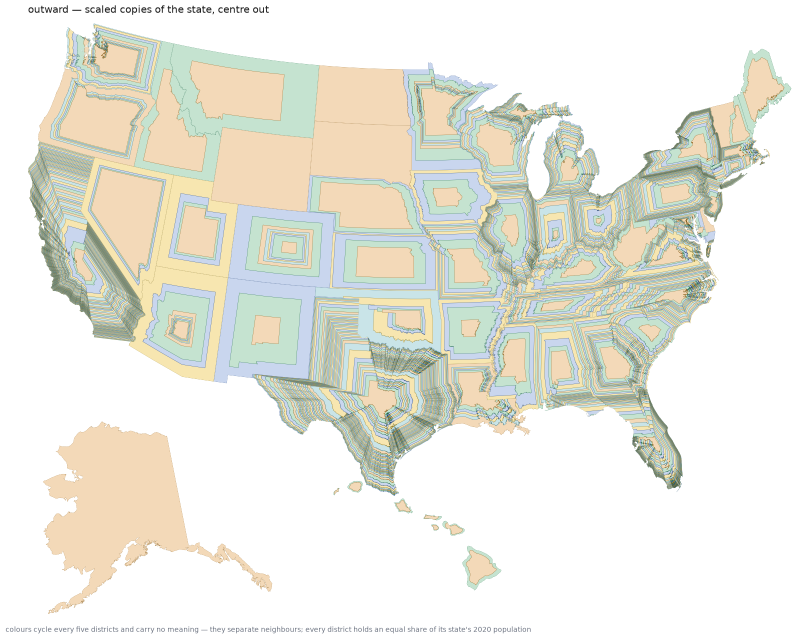
#> input picture docs/national_outward_5c.png, 1594 x 1278 px (shown at 1/2 size)
$ python make_social_card.py
#> lines starting #> are read from the running program, lines starting #| are printed output that depends on the picture
#!/usr/bin/env python3
"""
Build the 1200x630 link-preview card from the national five-colour figure.

Social cards are cropped hard by every platform, so this does not reuse a
figure directly: it lifts just the map out of docs/national_outward_5c.png
(dropping matplotlib's title and subtitle), fits it to the card, and sets the
page's own title over it.

    python scripts/make_social_card.py
"""

from pathlib import Path

from PIL import Image, ImageDraw, ImageFont

ROOT = Path(__file__).resolve().parent.parent
SRC = ROOT / "docs" / "national_outward_5c.png"
OUT = ROOT / "docs" / "social-card.png"

W, H = 1200, 630
TITLE = "Congressional districts as nested silhouettes"
SUB = "435 districts, each the shape of its own state, each an equal share of the 2020 population"

FONTS = Path("C:/Windows/Fonts")


def font(name, size):
    try:
        return ImageFont.truetype(str(FONTS / name), size)
    except OSError:
        return ImageFont.load_default()


def main():
    src = Image.open(SRC).convert("RGB")

    # Drop the figure's own title and caption, then trim to the ink.
    body = src.crop((0, 60, src.width, src.height - 70))
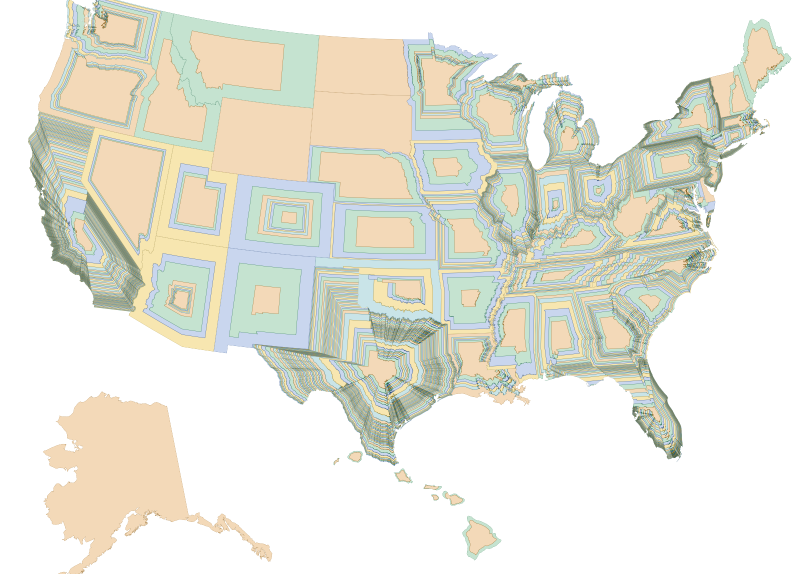
#> body: PIL image 1594x1148 RGB (shown at 1/2 size); mean R, G, B 232.1, 231.9, 221.1
    mask = Image.eval(body.convert("L"), lambda v: 255 - v)
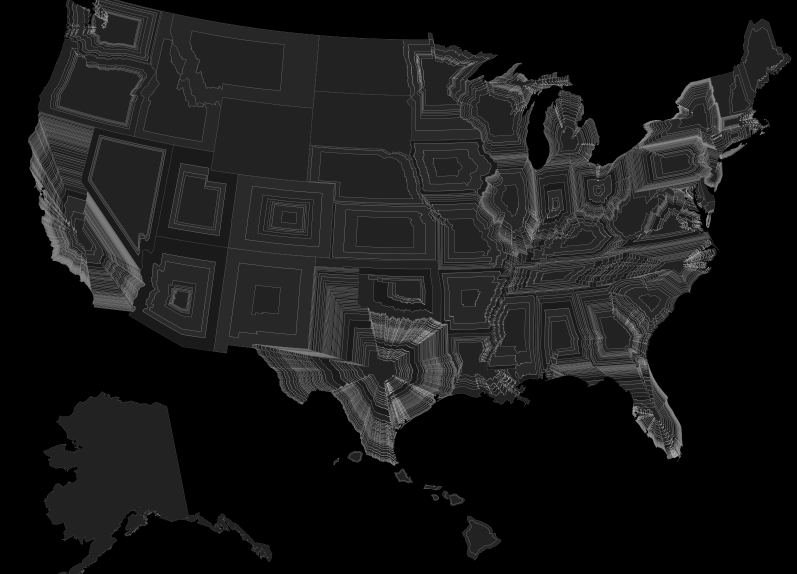
#> mask: PIL image 1594x1148 L (shown at 1/2 size); min 0, max 192, mean 24.3
    box = mask.getbbox()
#> box = (56, 0, 1583, 1148)
    if box:
        body = body.crop(box)
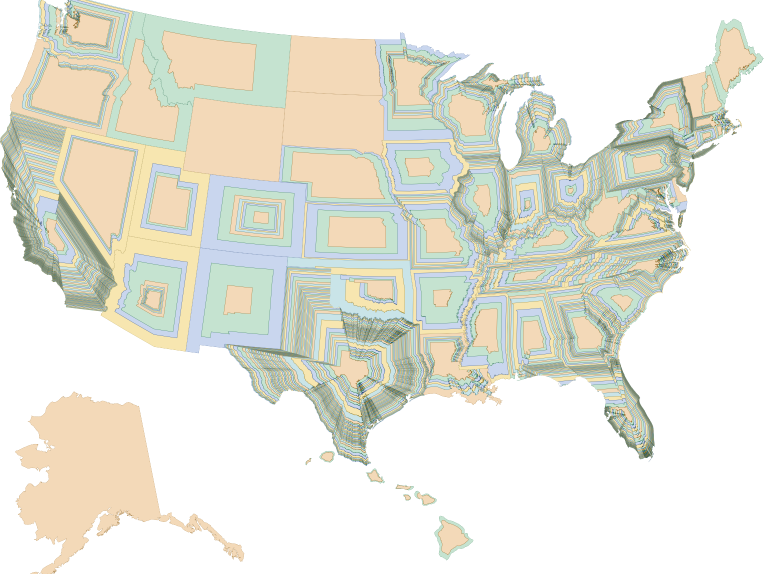
#> body: PIL image 1527x1148 RGB (shown at 1/2 size); mean R, G, B 231.1, 230.9, 219.6

    card = Image.new("RGB", (W, H), "#ffffff")
#> card: PIL image 1200x630 RGB; every value is 255
    d = ImageDraw.Draw(card)

    top = 120
    avail_w, avail_h = W - 96, H - top - 28
    k = min(avail_w / body.width, avail_h / body.height)
#> k = 0.42
    body = body.resize((int(body.width * k), int(body.height * k)), Image.LANCZOS)
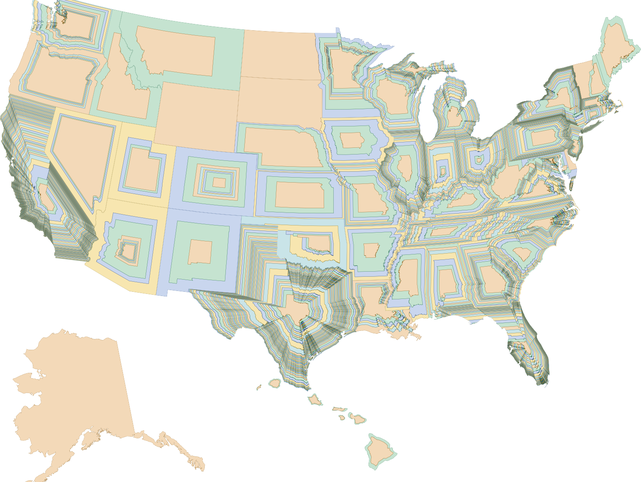
#> body: PIL image 641x482 RGB; mean R, G, B 231, 230.9, 219.6
    card.paste(body, ((W - body.width) // 2, top + (avail_h - body.height) // 2))
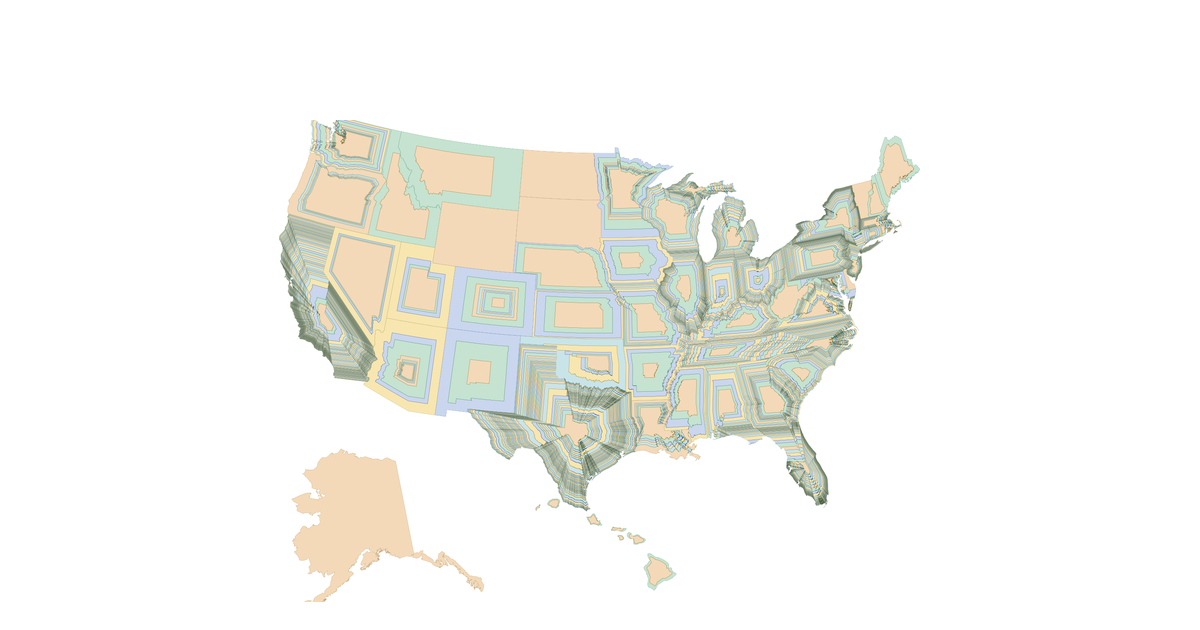
#> card: PIL image 1200x630 RGB; mean R, G, B 245.2, 245.1, 240.5

    d.text((48, 40), TITLE, font=font("segoeuib.ttf", 40), fill="#1a1a1a")
    d.text((48, 90), SUB, font=font("segoeui.ttf", 20), fill="#6b7280")

    card.save(OUT, optimize=True)
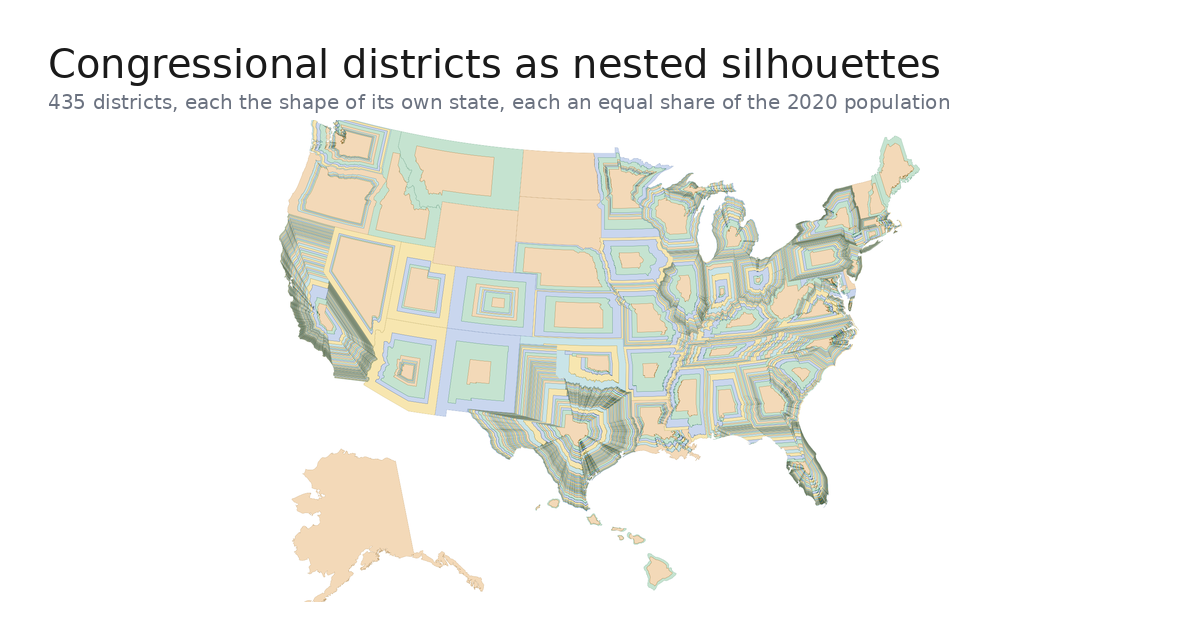
#> saved as social-card.png: PIL image 1200x630 RGB; mean R, G, B 242.3, 242.3, 237.7
    print(f"  wrote {OUT.relative_to(ROOT)} {card.size} {OUT.stat().st_size // 1024} KB")
#|   wrote docs/social-card.png (1200, 630) 303 KB


if __name__ == "__main__":
    main()

$ run again, with docs/four_models.png copied over docs/national_outward_5c.png
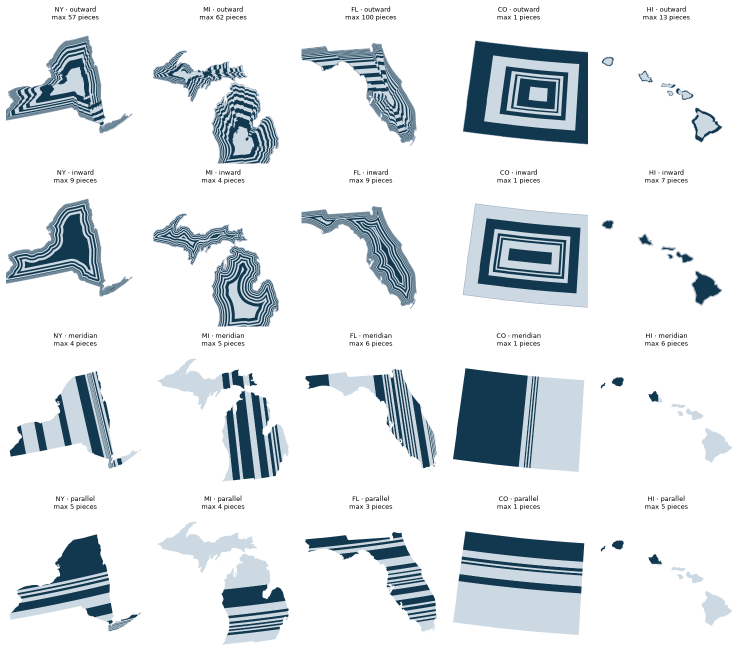
#> input picture docs/four_models.png, 1483 x 1317 px (shown at 1/2 size)
#> in main, `mask = Image.eval(body.convert("L"), lambda v: 255 - v)`:
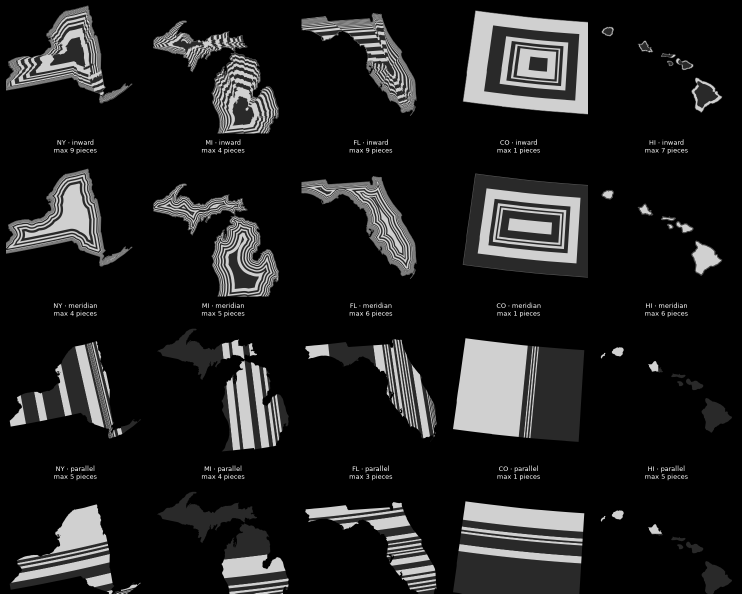
#> mask: PIL image 1483x1187 L (shown at 1/2 size); min 0, max 255, mean 29.7
#> box = (12, 10, 1465, 1187)
#> in main, `card.save(OUT, optimize=True)`:
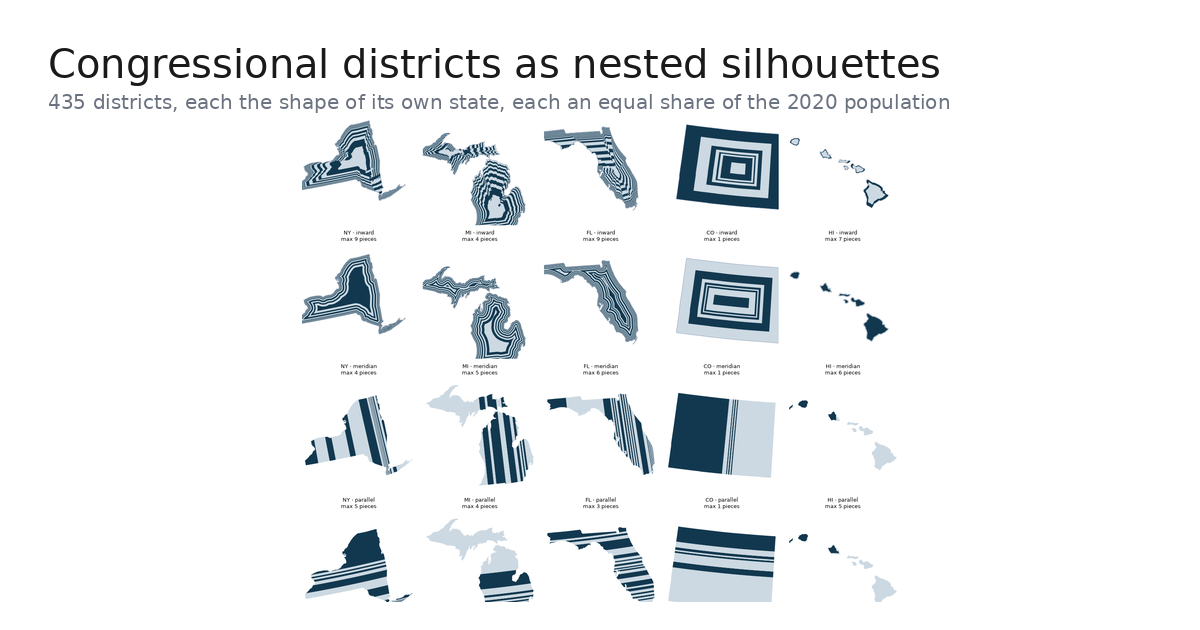
#> saved as social-card.png: PIL image 1200x630 RGB; mean R, G, B 238.7, 241, 242.6
#|   wrote docs/social-card.png (1200, 630) 303 KB

$ run again, with docs/grid.png copied over docs/national_outward_5c.png
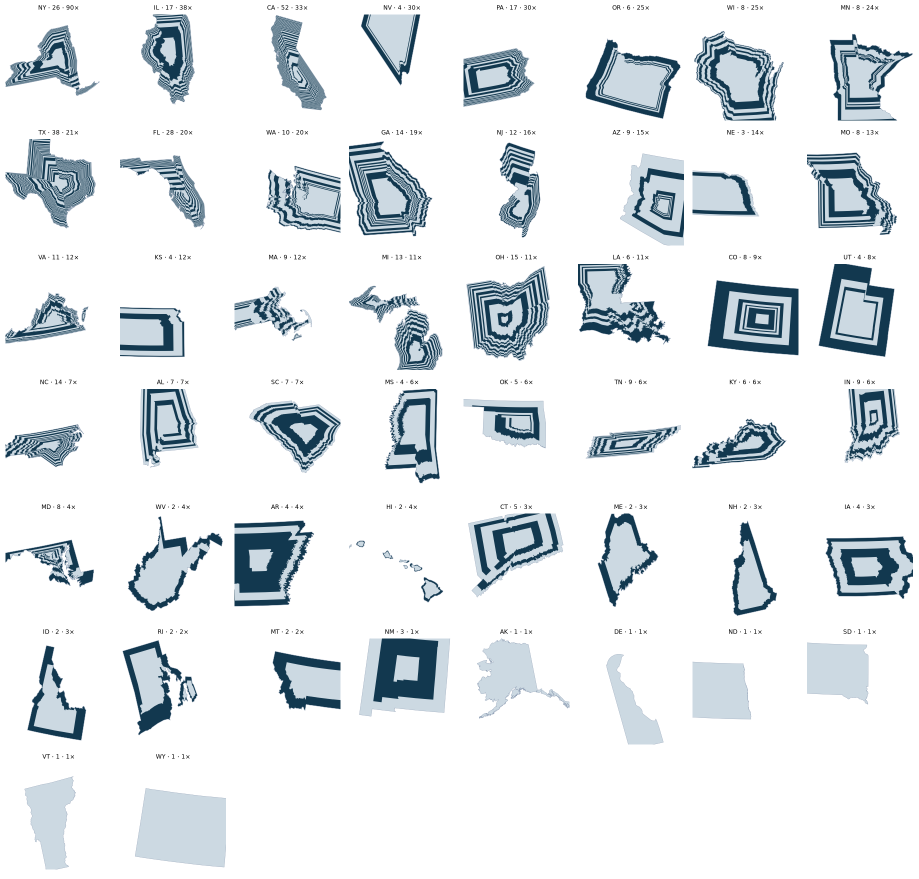
#> input picture docs/grid.png, 1837 x 1758 px (shown at 1/2 size)
#> in main, `mask = Image.eval(body.convert("L"), lambda v: 255 - v)`:
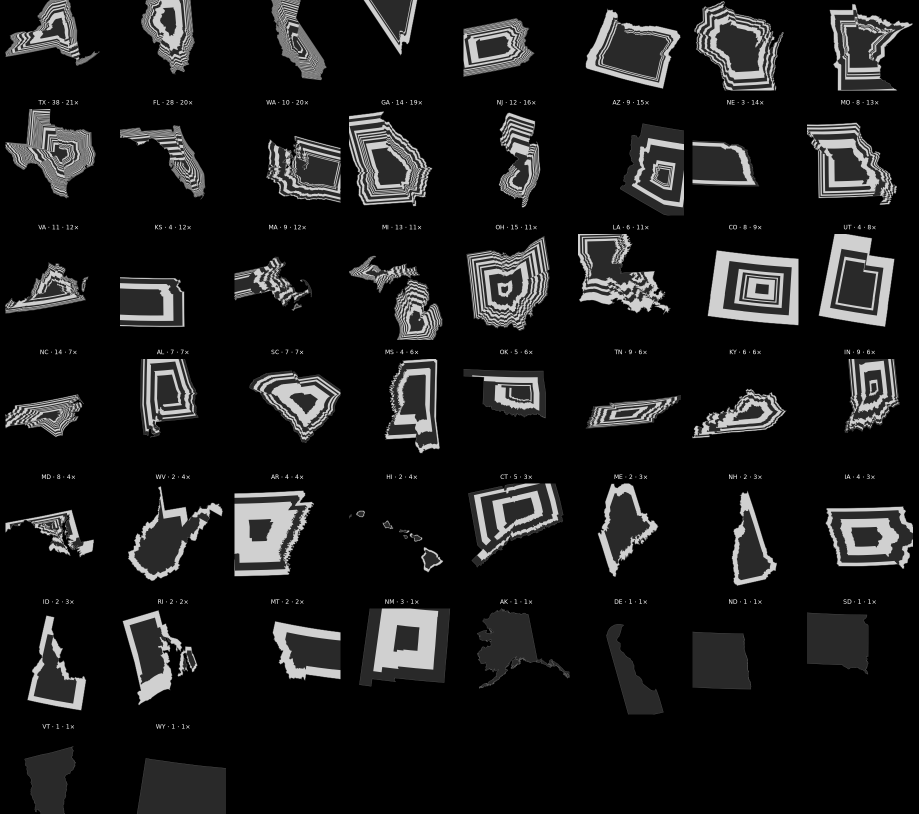
#> mask: PIL image 1837x1628 L (shown at 1/2 size); min 0, max 255, mean 24.8
#> box = (11, 0, 1826, 1628)
#> in main, `card.save(OUT, optimize=True)`:
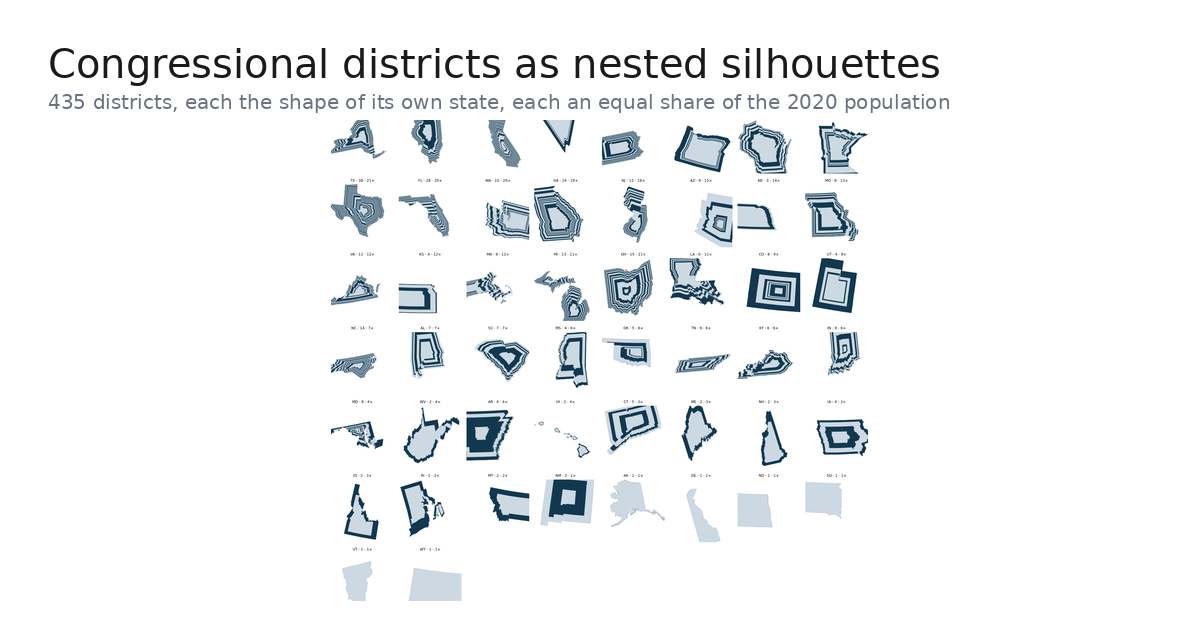
#> saved as social-card.png: PIL image 1200x630 RGB; mean R, G, B 242.1, 243.9, 245.1
#|   wrote docs/social-card.png (1200, 630) 303 KB

$ run again, with docs/inward_vs_outward.png copied over docs/national_outward_5c.png
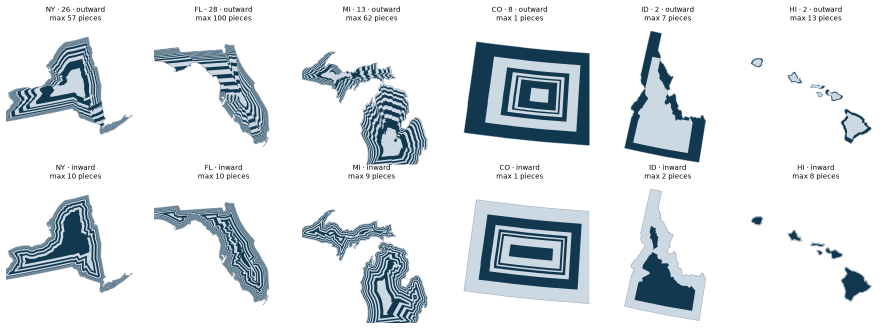
#> input picture docs/inward_vs_outward.png, 1782 x 657 px (shown at 1/2 size)
#> in main, `mask = Image.eval(body.convert("L"), lambda v: 255 - v)`:
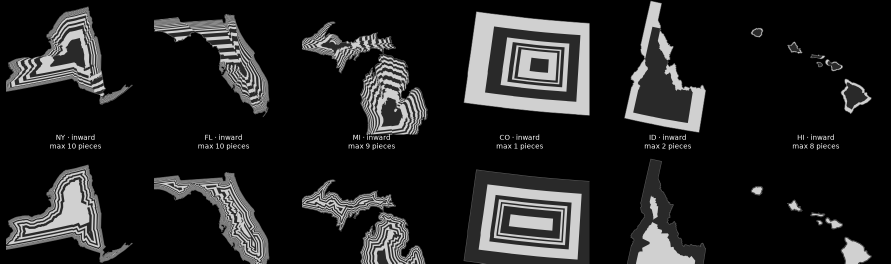
#> mask: PIL image 1782x527 L (shown at 1/2 size); min 0, max 255, mean 32.3
#> box = (12, 1, 1744, 527)
#> in main, `card.save(OUT, optimize=True)`:
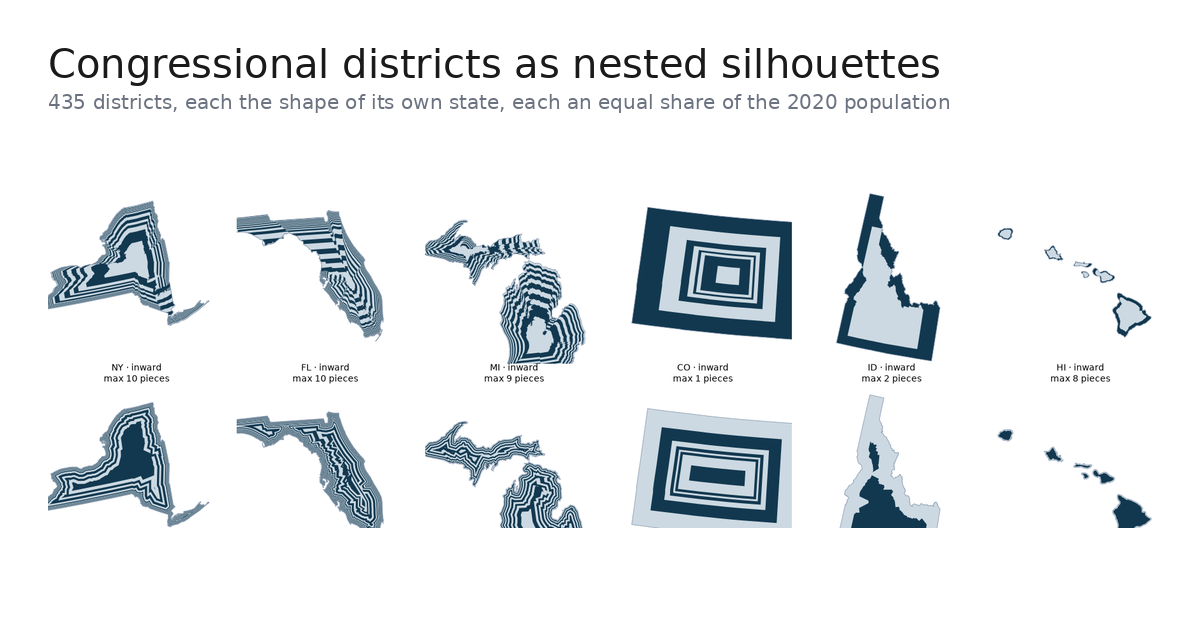
#> saved as social-card.png: PIL image 1200x630 RGB; mean R, G, B 233.3, 236.5, 238.7
#|   wrote docs/social-card.png (1200, 630) 303 KB
